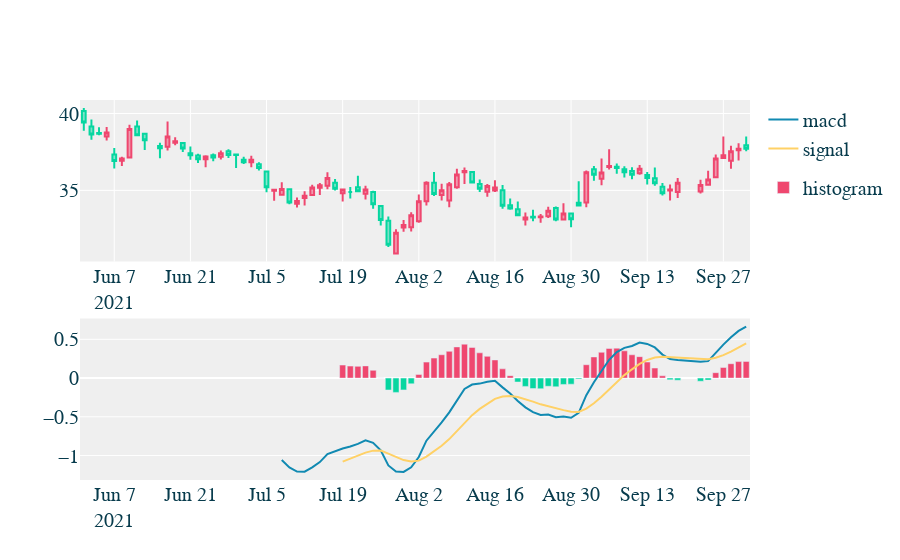

The notebook cell this image was saved under:
### Code cell
# import all the necessary packages
import yfinance as yf
import pandas_ta as ta
from plotly.subplots import make_subplots
import plotly.graph_objs as go
import numpy as np

# download data and calculate macd using pandas_ta
df = yf.Ticker('600887.SS').history(start='2021-06-01', end='2021-10-01')[['Open','High','Low', 'Close']]
df.ta.macd(close='close',fast=12, slow=26,append=True)
df.columns = [x.lower() for x in df.columns]

# make a 2 x 1 figure
fig = make_subplots(rows=2, cols=1)

# add the open price on the upper subplot
# fig.append_trace(
#     go.Scatter(
#         x=df.index,
#         y=df['open'],
#         line=dict(color='#073b4c',width=1),
#         name='open',
#         legendgroup='1',
#     ), row=1,col=1)

# add candlestick on the upper subplot
fig.append_trace(
    go.Candlestick(
        x=df.index,
        open=df.open,
        high=df.high,
        low=df.low,
        close=df.close,
        increasing_line_color='#ef476f',
        decreasing_line_color='#06d6a0',
        showlegend=False
    ), row=1,col=1
)

# plot macd on the lower subplot
fig.append_trace(
    go.Scatter(
        x=df.index,
        y=df.macd_12_26_9,
        line=dict(color='#118ab2', width=2),
        name='macd',
        legendgroup='2',
    ), row=2,col=1
)

# plot signal line on the lower subplot
fig.append_trace(
    go.Scatter(
        x=df.index,
        y=df.macds_12_26_9,
        line=dict(color='#ffd166',width=2),
        legendgroup='2',
        name='signal'
    ), row=2, col=1
)

# define histogram colors
colors = np.where(df.macdh_12_26_9<0, '#06d6a0', '#ef476f')

# add histogram on the lower subplot
fig.append_trace(
    go.Bar(
        x=df.index,
        y=df.macdh_12_26_9,
        name='histogram',
        marker_color=colors,
    ),row=2,col=1
)


# make the figure prettier
layout = go.Layout(
    plot_bgcolor='#ecf8f8',
    font_family='Monospace',
    font_color='#073b4c',
    font_size=20,
    xaxis=dict(
        rangeslider=dict(visible=False)
    )
)

# ignore Saturdays and Sundays
fig.update_xaxes(
    rangebreaks=[
        dict(bounds=['sat', 'mon'])
    ]
)

# plot figure
fig.update_layout(layout)
fig.show()
